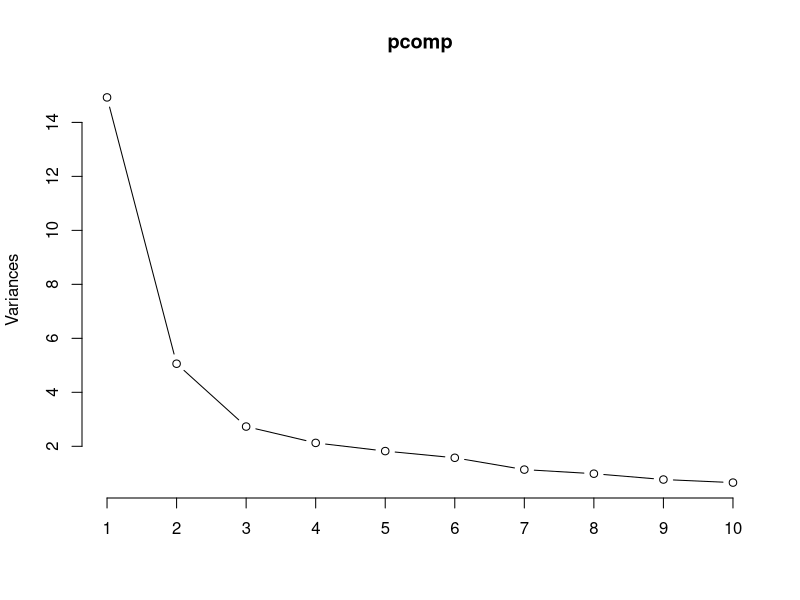

Write R code to recreate this figure. (Note: this script raises an error after producing the figure.)
#library used
#library(ggbiplot)
#library(biotools)

#data load
setwd('/storage/Code/r/apg')
df <- read.csv('CountryData.csv')
head(df)
dim(df)

#preprocess
count_na <- colSums(apply(df, 2, is.na))
sum(count_na > 45) #show how many columns have NA more than 45
df <- df[,count_na < 45]
cmp_index <- complete.cases(df[,colnames(df)])
df <- df[cmp_index,]
country_name <- df$country
df <- df[, -c(1,2)]

#two-way manova, BoxM
#basic_function2.R
#library for manova is stats
#summary for multivariate, summary.aov for univariate
#boxM use biotools

#components obtained from cov and cor are differ
#relative importance of components is affected by standardization
#rotation of axes maximize variations
#scree plot help to decide how many components included (elbow)
pcomp <- prcomp(df, center = T, scale. = T)
eigen(cor(scale(df))) #give the same eigen val and vec
summary(pcomp)
plot(pcomp, type = 'l')
ggbiplot(pcomp, labels = country_name)
